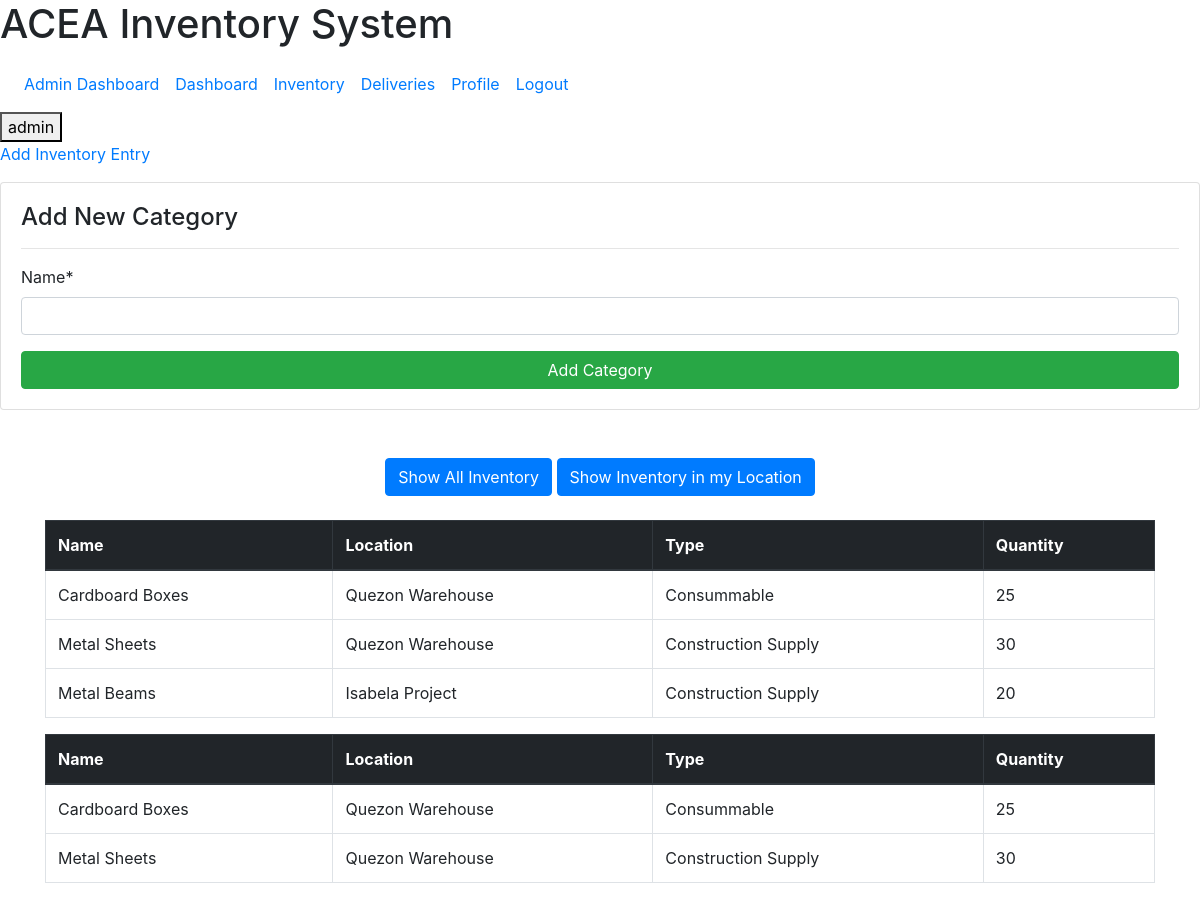
The app's page /inventory/ (signed in) with its own data.
### dashboard/models.py (models this page shows, shortened)
class Inventory(models.Model):
    name = models.CharField(max_length=100, null=True)
    type = models.ForeignKey(Type, on_delete=models.CASCADE, null=True)
    location = models.ForeignKey(Location, on_delete=models.CASCADE, null=True)
    quantity = models.PositiveIntegerField(null=True)
    class Meta:
        constraints = [
                models.UniqueConstraint(fields=["name", "location"], name='Location Instance'),
        ]
        verbose_name_plural = 'Inventory Items'

class Location(models.Model):
    name = models.CharField(max_length=100, null=True)
    def __str__(self):
        return f'{self.name}'

class Type(models.Model):
    name = models.CharField(max_length=100, null=True)
    def __str__(self):
        return f'{self.name}'

### dashboard/views.py (the view, shortened to what this page needs)
# urls.py: path('inventory/', views.inventoryView.as_view(), name='dashboard-inventory'),
class inventoryView(LoginRequiredMixin, View):
    template_name = 'dashboard/inventory.html'
    def get_context_data(self, **kwargs):
        inventory = Inventory.objects.all
        kwargs['inventory'] = inventory
        filteredInventory = inventory = Inventory.objects.filter(location=self.request.user.userprofile.location)
        kwargs['filteredInventory'] = filteredInventory
        if 'inventory_form' not in kwargs:
            kwargs['inventory_form'] = InventoryForm()
        if 'category_form' not in kwargs:
            kwargs['category_form'] = CategoryForm()
        return kwargs
    def get(self, request, *args, **kwargs):
        return render(request, self.template_name, self.get_context_data())

### dashboard/forms.py
class InventoryForm(forms.ModelForm):
    class Meta:         # meta takes at least 2 parameters
        abstract = True
        model = Inventory
        fields = ['name', 'location', 'type', 'quantity',]

class CategoryForm(forms.ModelForm):
    class Meta:         # meta takes at least 2 parameters
        model = Type
        fields = ['name',]

### templates/templatetags/auth_extras.py (called while the page is built)
@register.filter(name='has_group')
def has_group(user, group_name):
    group = Group.objects.get(name=group_name)
    return True if group in user.groups.all() else False

### templates/dashboard/inventory.html (shortened to what this page needs)
{%extends 'partials/base.html'%}
{% load crispy_forms_tags %}
{% block content %}
<div class="form-card">
    <p>
        <a class="button-5" data-toggle="collapse" href="#collapseForm" role="button" aria-expanded="false" aria-controls="collapseForm">
            Add Inventory Entry
        </a>
    </p>
</div>
<div class="card card-body">
    <div class="content-header">
        <h4>Add New Category</h4>
        <hr>
    </div>
        <form method="POST">
            {{ category_form|crispy }}
            <input class="btn btn-success btn-block" type="submit" value="Add Category" name="category">
        </form>
</div>
<div class="container py-5">
    <div class="text-center mb-4">
        <button class="btn btn-primary" id="unfiltered-btn">Show All Inventory</button>
        <button class="btn btn-primary" id="filtered-btn">Show Inventory in my Location</button>
    </div>
    <div id="unfiltered-container">
        <table id="unfiltered-table" class="table table-bordered table-hover">
            <thead class="thead-dark">
                <tr>
                    <th scope="col" id="name-header">Name</th>
                    <th scope="col" id="location-header">Location</th>
                    <th scope="col" id="type-header">Type</th>
                    <th scope="col" id="quantity-header">Quantity</th>
                </tr>
            </thead>
            <tbody>
                {% for item in inventory %}
                <tr>
                    <td>{{ item.name }}</td>
                    <td>{{ item.location }}</td>
                    <td>{{ item.type }}</td>
                    <td>{{ item.quantity }}</td>
                </tr>
                {% endfor %}
            </tbody>
        </table>
    </div>
    <div id="filtered-container">
        <table id="filtered-table" class="table table-bordered table-hover">
            <thead class="thead-dark">
                <tr>
                    <th scope="col">Name</th>
                    <th scope="col">Location</th>
                    <th scope="col">Type</th>
                    <th scope="col">Quantity</th>
                </tr>
            </thead>
            <tbody>
                {% for item in filteredInventory %}
                <tr>
                    <td>{{ item.name }}</td>
                    <td>{{ item.location }}</td>
                    <td>{{ item.type }}</td>
                    <td>{{ item.quantity }}</td>
                </tr>
                {% endfor %}
            </tbody>
        </table>
    </div>
</div>
{% endblock %}
{% block js %}
        <link rel="stylesheet" type="text/css" href="https://cdn.datatables.net/v/dt/jszip-2.5.0/dt-1.10.18/af-2.3.0/b-1.5.2/b-colvis-1.5.2/b-flash-1.5.2/b-html5-1.5.2/b-print-1.5.2/cr-1.5.0/fh-3.1.4/r-2.2.2/datatables.min.css"/>
{% endblock %}

### templates/partials/header.html (shortened to what this page needs)
{% load bootstrap_icons %}
<header class="app-header">
  <div class="app-header-logo">
    <div class="logo">
      <h1 class="logo-title">
        <span>ACEA</span>
        <span>Inventory System</span>
      </h1>
    </div>
  </div>
  <div class="app-header-navigation">
    <div class="tabs">
      <nav class="navbar navbar-expand-md">
        <div class="collapse navbar-collapse justify-content-between" id="navbarSupportedContent">
          <ul class="navbar-nav mr-auto justify-content-between">
            {% if request.user.is_authenticated and request.user|has_group:"Administrator" %}
            <li class="nav-item active">
              <a class="nav-link" href="{% url 'dashboard-admin' %}">Admin Dashboard<span class="sr-only">(current)</span></a>
            </li>
            {% endif %}
            {% if user.is_authenticated%}
            <li class="nav-item active">
              <a class="nav-link" href="{% url 'dashboard-index' %}">Dashboard<span class="sr-only">(current)</span></a>
            </li>
            <li class="nav-item active">
              <a class="nav-link" href="{% url 'dashboard-inventory' %}">Inventory<span class="sr-only">(current)</span></a>
            </li>
            <li class="nav-item active">
              <a class="nav-link" href="{% url 'list-deliveries' %}">Deliveries<span class="sr-only">(current)</span></a>
            </li>
            <li class="nav-item active">
              <a class="nav-link" href="{% url 'view-profile' %}">Profile<span class="sr-only">(current)</span></a>
            </li>
            <li class="nav-item active">
              <a class="nav-link" href="{% url 'user-logout' %}">Logout<span class="sr-only">(current)</span></a>
            </li>
            {% endif %}
          </ul>
        </div>
      </nav>
    </div>
  </div>
  <div class="app-header-actions">
    {% if user.is_authenticated %}
    <a href="{% url 'view-profile' %}">
      <button class="user-profile">
        <span>
          {{user.username}}
        </span>
      </button>
    </a>
    {% endif %}
  </div>
</header>

### records on screen
Inventory: name "Cardboard Boxes", location "Quezon Warehouse", type "Consummable", quantity "25"
Inventory: name "Metal Sheets", location "Quezon Warehouse", type "Construction Supply", quantity "30"
Inventory: name "Metal Beams", location "Isabela Project", type "Construction Supply", quantity "20"

### other values on screen
{{ user.username }} "admin"
